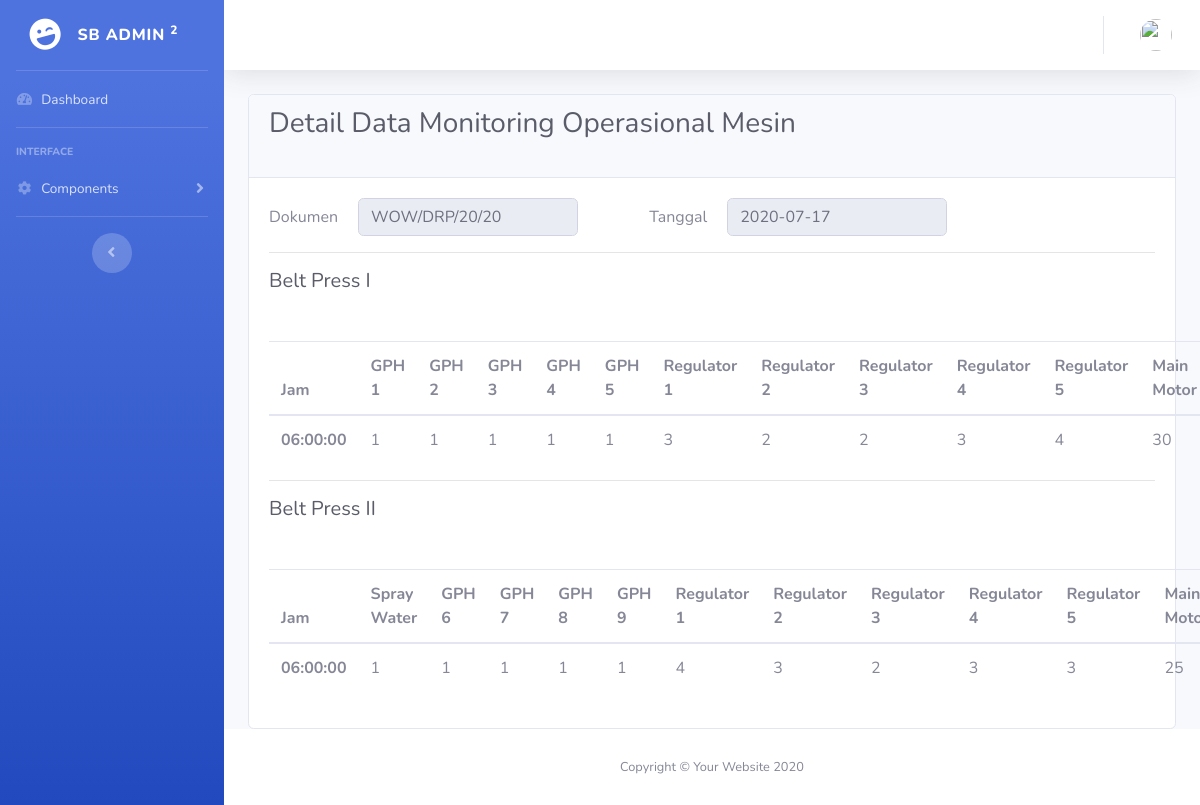
Screenshot of /index.php/dashboard/detail with the database file from the repository.
### tables this page shows
CREATE TABLE `momitoringmom` (
  `id` int(11) NOT NULL,
  `header_id` int(11) NOT NULL,
  `jam` time NOT NULL,
  `gph1` tinyint(1) NOT NULL,
  `gph2` tinyint(1) NOT NULL,
  `gph3` tinyint(1) NOT NULL,
  `gph4` tinyint(1) NOT NULL,
  `gph5` tinyint(1) NOT NULL,
  `regulator1_bp1` int(11) NOT NULL,
  `regulator2_bp1` int(11) NOT NULL,
  `regulator3_bp1` int(11) NOT NULL,
  `regulator4_bp1` int(11) NOT NULL,
  `regulator5_bp1` int(11) NOT NULL,
  `mainMotor_bp1` int(11) NOT NULL,
  `sprayWater` tinyint(1) NOT NULL,
  `gph6` tinyint(1) NOT NULL,
  `gph7` tinyint(1) NOT NULL,
  `gph8` tinyint(1) NOT NULL,
  `gph9` tinyint(1) NOT NULL,
  `regulator1_bp2` int(11) NOT NULL,
  `regulator2_bp2` int(11) NOT NULL,
  `regulator3_bp2` int(11) NOT NULL,
  `regulator4_bp2` int(11) NOT NULL,
  `regulator5_bp2` int(11) NOT NULL,
  `mainMotor_bp2` int(11) NOT NULL
);

CREATE TABLE `header` (
  `id` int(11) NOT NULL,
  `doc` varchar(128) NOT NULL,
  `date` date NOT NULL,
  `createdBy` int(11) NOT NULL,
  `createdDate` varchar(128) NOT NULL,
  `updatedBy` int(11) DEFAULT NULL,
  `updatedDate` varchar(128) DEFAULT NULL
);

### application/controllers/Dashboard.php (called while the page is built, shortened)
<?php
class Dashboard extends CI_Controller
{
     public function __construct()
     {
          $this->load->model('Dashboard_model', 'dashboard');
     }
     public function detail()
     {
          $data['title'] = 'Detail MOM';
          $data['user'] = $this->dashboard->getSession();
          $data['momitoringmom'] = $this->dashboard->getDetail();
          $this->load->view('tampilan/header', $data);
          $this->load->view('tampilan/navbar', $data);
          $this->load->view('tampilan/topbar', $data);
          $this->load->view('dashboard/detail', $data);
          $this->load->view('tampilan/footer');
     }
}

### index.php (called while the page is built, shortened)
<?php
require_once BASEPATH.'core/CodeIgniter.php';

### application/models/Dashboard_model.php (called while the page is built, shortened)
<?php
class Dashboard_model extends CI_Model
{
     public function getDetail()
     {
          $this->db->select('*', 'header.doc', 'header.date');
          $this->db->from('header');
          $this->db->join('momitoringmom', 'momitoringmom.header_id = header.id');
          $this->db->order_by('momitoringmom.jam');
          return $this->db->get()->result_array();
     }
}

### application/views/dashboard/detail.php (the view)
<div class="container-fluid">
     <div class="card">
          <div class="card-header">
               <h1 class="h3 mb-4 text-gray-800">Detail Data Monitoring Operasional Mesin</h1>
          </div>
          <div class="card-body">
               <form class="form-inline">
                    <?php foreach ($momitoringmom as $mm) : ?>
                         <label for="doc" class="my-1 mr-2">Dokumen</label>
                         <div class="col-sm-4">
                              <input type="text" readonly class="form-control" id="doc" name="doc" value="<?= $mm['doc']; ?>">
                         </div>
                         <label for="date" class="col-sm-1 col-form-label">Tanggal</label>
                         <div class="col-sm-4">
                              <input type="text" readonly class="form-control" id="date" class="date" value="<?= $mm['date']; ?>">
                         </div>
                    <?php endforeach; ?>
               </form>
               <hr>
               <h6 class="h5 mb-5 text-gray-800">Belt Press I</h6>
               <table class="table">
                    <thead>
                         <tr>
                              <th scope="col">Jam</th>
                              <th scope="col">GPH 1</th>
                              <th scope="col">GPH 2</th>
                              <th scope="col">GPH 3</th>
                              <th scope="col">GPH 4</th>
                              <th scope="col">GPH 5</th>
                              <th scope="col">Regulator 1</th>
                              <th scope="col">Regulator 2</th>
                              <th scope="col">Regulator 3</th>
                              <th scope="col">Regulator 4</th>
                              <th scope="col">Regulator 5</th>
                              <th scope="col">Main Motor</th>
                         </tr>
                    </thead>
                    <tbody>
                         <?php foreach ($momitoringmom as $mm) : ?>
                              <tr>
                                   <th><?= $mm['jam']; ?></th>
                                   <td><?= $mm['gph1']; ?></td>
                                   <td><?= $mm['gph2']; ?></td>
                                   <td><?= $mm['gph3']; ?></td>
                                   <td><?= $mm['gph4']; ?></td>
                                   <td><?= $mm['gph5']; ?></td>
                                   <td><?= $mm['regulator1_bp1']; ?></td>
                                   <td><?= $mm['regulator2_bp1']; ?></td>
                                   <td><?= $mm['regulator3_bp1']; ?></td>
                                   <td><?= $mm['regulator4_bp1']; ?></td>
                                   <td><?= $mm['regulator5_bp1']; ?></td>
                                   <td><?= $mm['mainMotor_bp1']; ?></td>
                              </tr>
                         <?php endforeach; ?>
                    </tbody>
               </table>
               <hr>
               <h6 class="h5 mb-5 text-gray-800">Belt Press II</h6>
               <table class="table">
                    <thead>
                         <tr>
                              <th scope="col">Jam</th>
                              <th scope="col">Spray Water</th>
                              <th scope="col">GPH 6</th>
                              <th scope="col">GPH 7</th>
                              <th scope="col">GPH 8</th>
                              <th scope="col">GPH 9</th>
                              <th scope="col">Regulator 1</th>
                              <th scope="col">Regulator 2</th>
                              <th scope="col">Regulator 3</th>
                              <th scope="col">Regulator 4</th>
                              <th scope="col">Regulator 5</th>
                              <th scope="col">Main Motor</th>
                         </tr>
                    </thead>
                    <tbody>
                         <?php foreach ($momitoringmom as $mm) : ?>
                              <tr>
                                   <th><?= $mm['jam']; ?></th>
                                   <td><?= $mm['sprayWater']; ?></td>
                                   <td><?= $mm['gph6']; ?></td>
                                   <td><?= $mm['gph7']; ?></td>
                                   <td><?= $mm['gph8']; ?></td>
                                   <td><?= $mm['gph9']; ?></td>
                                   <td><?= $mm['regulator1_bp2']; ?></td>
                                   <td><?= $mm['regulator2_bp2']; ?></td>
                                   <td><?= $mm['regulator3_bp2']; ?></td>
                                   <td><?= $mm['regulator4_bp2']; ?></td>
                                   <td><?= $mm['regulator5_bp2']; ?></td>
                                   <td><?= $mm['mainMotor_bp2']; ?></td>
                              </tr>
                         <?php endforeach; ?>
                    </tbody>
               </table>
          </div>
     </div>
</div>

### rows the page displays
momitoringmom: doc "WOW/DRP/20/20", header.date "2020-07-17", jam "06:00:00", gph1 "1", gph2 "1", gph3 "1", gph4 "1", gph5 "1", regulator1_bp1 "3", regulator2_bp1 "2", regulator3_bp1 "2", regulator4_bp1 "3", regulator5_bp1 "4", mainMotor_bp1 "30", sprayWater "1", gph6 "1", gph7 "1", gph8 "1", gph9 "1", regulator1_bp2 "4", regulator2_bp2 "3", regulator3_bp2 "2", regulator4_bp2 "3", regulator5_bp2 "3", mainMotor_bp2 "25"
